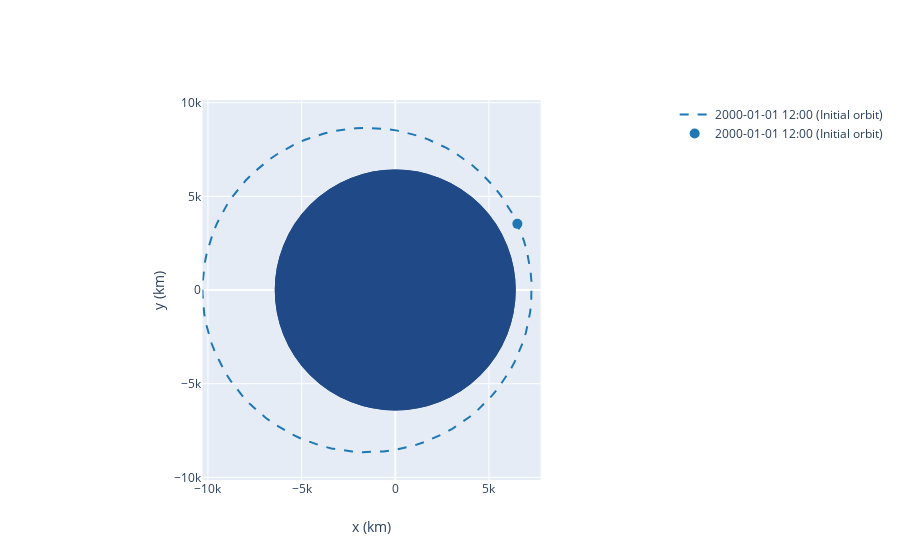

Notebook source saved alongside this figure:
### Code cell
ss.plot(interactive=True, label="Initial orbit")
